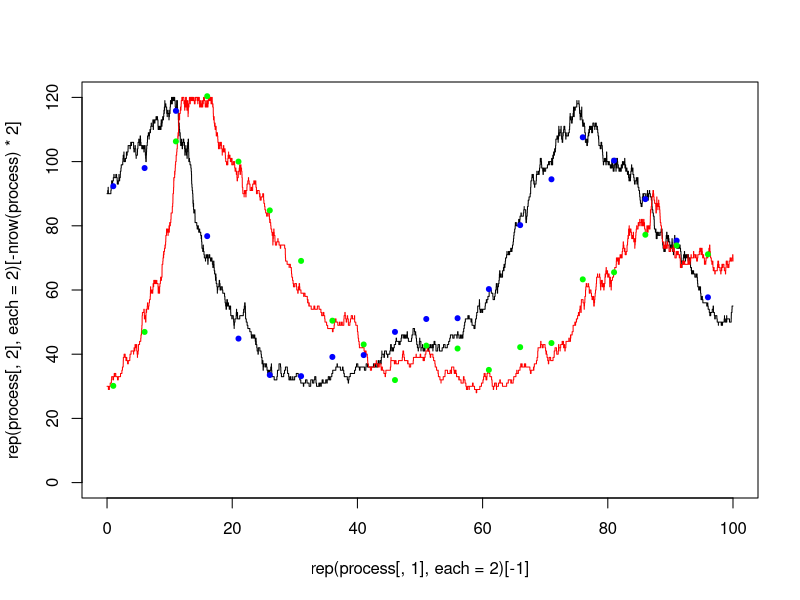

This chart was generated by the following R code:

# First we create some data #
#############################

# Equilibrium points are alpha/beta for predators and gamma/delta for preys
populationTop<-120
alpha <- 0.1 # birth rate for prey
beta <- 2/populationTop*alpha # 0.005 # predator eating prey
gamma <- 0.1 # death of predator
delta <- 2/populationTop*gamma # 0.005 # birth rate predator
seasonality <- function(t){
  #1.5 + cos(2*pi/100*t)/2
  1
}

# Dominating rate
domRate <- 1 * (populationTop * (alpha+gamma) + (beta + delta) * populationTop^2)

# Jump times
times <- cumsum(rexp(100000,domRate))
times <- times[times<100]
tail(times,1)

# Storage
process <- matrix(0,nrow = 1+length(times),3); colnames(process) <- c("Time", "prey", "predator")
process[,1] <- c(0,times)
process[1,2:3] <- c(round(populationTop*0.75),round(populationTop*0.25))
totalJumps = 0

# Populate
for (i in 2:nrow(process)){
  alphaProb <- seasonality(process[i,1]) * alpha * process[i-1,2] * (process[i-1,2]<populationTop)/domRate
  betaProb <- seasonality(process[i,1]) * beta * process[i-1,2] * process[i-1,3] / domRate
  deltaProb <- seasonality(process[i,1]) * delta * process[i-1,2] * process[i-1,3] * (process[i-1,3]<populationTop)/ domRate
  gammaProb <- seasonality(process[i,1]) * gamma*process[i-1,3]/domRate
  threshold <- runif(1)
  
  if( threshold < alphaProb){
    process[i,2] <- process[i-1,2] + 1
    process[i,3] <- process[i-1,3]
    totalJumps <- totalJumps+1
  } else if( threshold < alphaProb + betaProb){
    process[i,2] <- process[i-1,2] - 1
    process[i,3] <- process[i-1,3]
    totalJumps <- totalJumps+1
  } else if( threshold < alphaProb + betaProb + deltaProb){
    process[i,3] <- process[i-1,3] + 1
    process[i,2] <- process[i-1,2]
    totalJumps <- totalJumps+1
  } else if( threshold < alphaProb + betaProb + deltaProb + gammaProb){
    process[i,3] <- process[i-1,3] - 1
    process[i,2] <- process[i-1,2]
    totalJumps <- totalJumps+1
  } else{
    process[i,2] <- process[i-1,2]
    process[i,3] <- process[i-1,3]
  }
}
plot(rep(process[,1],each=2)[-1],rep(process[,2],each=2)[-nrow(process)*2],col="black",type="l",ylim=c(0,populationTop)) # Prey
lines(rep(process[,1],each=2)[-1],rep(process[,3],each=2)[-nrow(process)*2],col="red",type="l") # Predator
print(totalJumps)


# Record observations
obsTimes <- seq(1,100,5)
observations <- cbind(obsTimes, t(sapply(obsTimes, function(i) process[tail(which(i>process[,1]),1),2:3])))
observations[,2] <- rnorm(length(obsTimes), mean = observations[,2], sd =populationTop/25)
observations[,3] <- rnorm(length(obsTimes), mean = observations[,3], sd =populationTop/25)
print(colMeans(observations[,2:3]))
points(observations[,1],observations[,2],pch=20,col="blue")
points(observations[,1],observations[,3],pch=20,col="green")

write.table(observations,file=paste("data_",populationTop,".txt",sep = ""),row.names = F,sep = " ",col.names = F)

